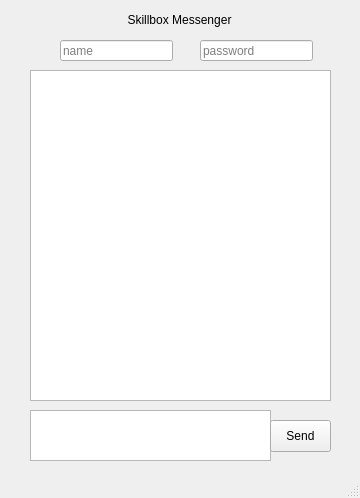
<?xml version="1.0" encoding="UTF-8"?>
<ui version="4.0">
 <class>MainWindow</class>
 <widget class="QMainWindow" name="MainWindow">
  <property name="geometry">
   <rect>
    <x>0</x>
    <y>0</y>
    <width>360</width>
    <height>498</height>
   </rect>
  </property>
  <property name="windowTitle">
   <string>MainWindow</string>
  </property>
  <widget class="QWidget" name="centralwidget">
   <widget class="QLabel" name="label">
    <property name="geometry">
     <rect>
      <x>99</x>
      <y>10</y>
      <width>161</width>
      <height>20</height>
     </rect>
    </property>
    <property name="text">
     <string>Skillbox Messenger</string>
    </property>
    <property name="textFormat">
     <enum>Qt::RichText</enum>
    </property>
    <property name="alignment">
     <set>Qt::AlignCenter</set>
    </property>
   </widget>
   <widget class="QLineEdit" name="lineEditName">
    <property name="geometry">
     <rect>
      <x>60</x>
      <y>40</y>
      <width>113</width>
      <height>21</height>
     </rect>
    </property>
    <property name="placeholderText">
     <string>name</string>
    </property>
   </widget>
   <widget class="QLineEdit" name="lineEdiPassword">
    <property name="geometry">
     <rect>
      <x>200</x>
      <y>40</y>
      <width>113</width>
      <height>21</height>
     </rect>
    </property>
    <property name="placeholderText">
     <string>password</string>
    </property>
   </widget>
   <widget class="QTextBrowser" name="textBrowser">
    <property name="geometry">
     <rect>
      <x>30</x>
      <y>70</y>
      <width>301</width>
      <height>331</height>
     </rect>
    </property>
   </widget>
   <widget class="QTextEdit" name="textEdit">
    <property name="geometry">
     <rect>
      <x>30</x>
      <y>410</y>
      <width>241</width>
      <height>51</height>
     </rect>
    </property>
   </widget>
   <widget class="QPushButton" name="sendButton">
    <property name="geometry">
     <rect>
      <x>270</x>
      <y>420</y>
      <width>61</width>
      <height>32</height>
     </rect>
    </property>
    <property name="text">
     <string>Send</string>
    </property>
   </widget>
  </widget>
  <widget class="QStatusBar" name="statusbar"/>
 </widget>
 <resources/>
 <connections/>
</ui>
